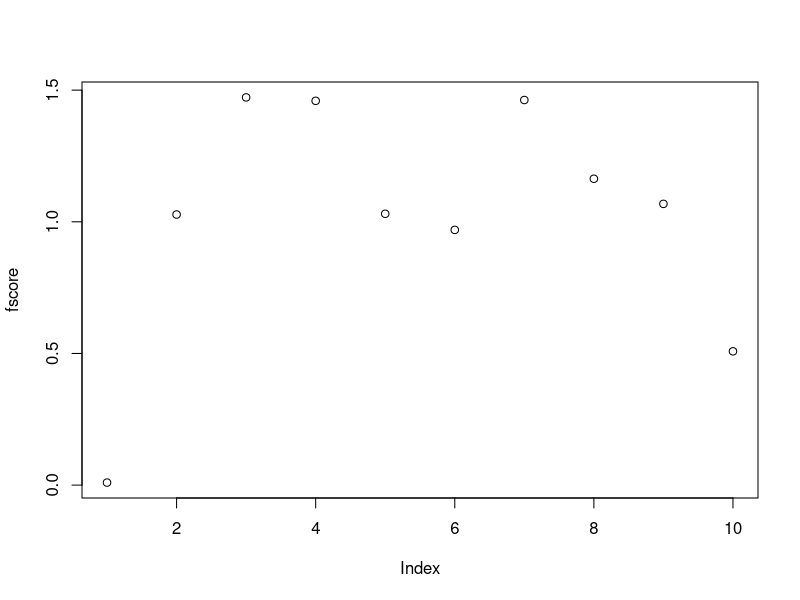
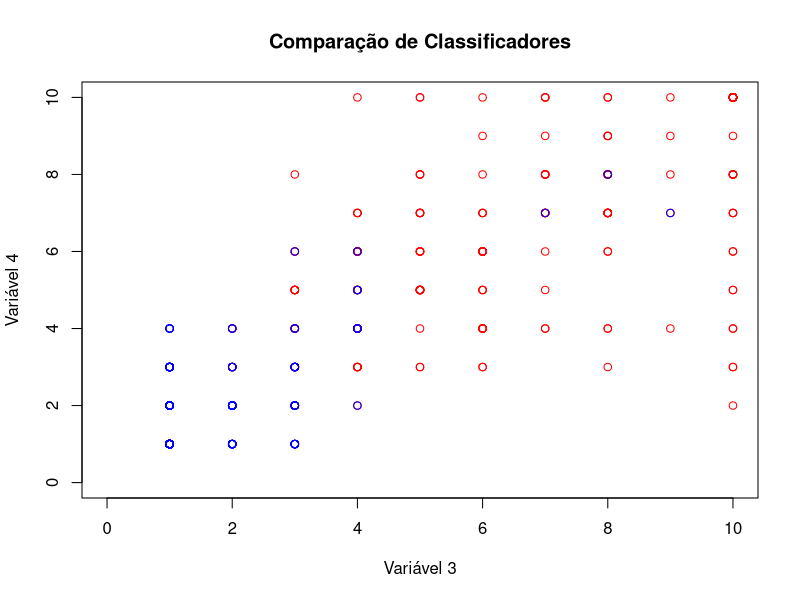

Write the R code that produced these figures, in order.
rm(list=ls())
library(mlbench)

data('BreastCancer')
xyall<-data.matrix(na.omit(BreastCancer))
xall<-xyall[,-11]
yall<-(xyall[,11]-1.5) * 2 # 0,1 -> -1,1

ic1<-which(yall == 1)
ic2<-which(yall == -1)
xc1<-xall[ic1,]
xc2<-xall[ic2,]

m1<-colMeans(xc1)
m2<-colMeans(xc2)

mall<-colMeans(xall)

#apply(xc1, 2, sd)
fscore<-(abs(m1 - mall) + abs(m2 - mall)) / (apply(xc1, 2, sd) + apply(xc2, 2, sd))
order(fscore)

plot(fscore)

# variáveis com melhores f-score: 2, 3, 4 e 7

# montar um classificador com as variáveis selecionadas (3, 4 e 7), e compare o desempenho com o classificador original (considernado todas as variáveis)

plot(xc1[,3],xc1[,4], col= 'red', xlim=c(0,10), ylim=c(0,10), xlab='Variável 3', ylab='Variável 4', main='Comparação de Classificadores')
par(new=TRUE)
plot(xc2[,3],xc2[,4], col= 'blue', xlim=c(0,10), ylim=c(0,10), xlab='', ylab='', axes=FALSE)

x1select<-xc1[,c(2,3,4,7)]
x2select<-xc2[,c(2,3,4,7)]